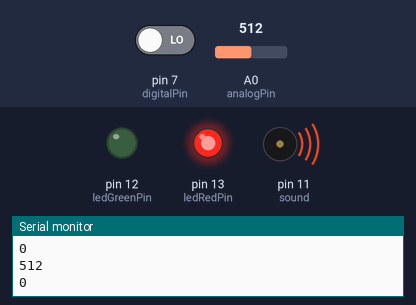
This sketch was run on a simulated Arduino Uno, built with avr-gcc and run on an emulated ATmega328P. Shown: output pins drawn as LEDs (lit = HIGH), buzzer (waves = sounding), the last lines printed to the serial monitor. The test bench sets the inputs (shaded band); at power-on: pin 7 (digitalPin) LOW, A0 (analogPin) = 512.

Above: at 4.0 s.
4.1 s: pin 7 (digitalPin) driven HIGH
At 7.8 s:
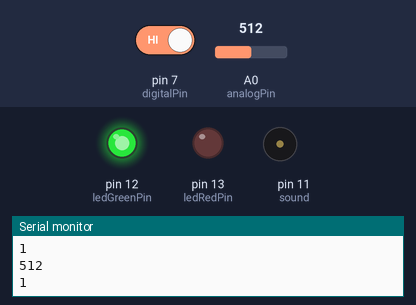
8.2 s: pin 7 (digitalPin) driven LOW
At 9.3 s:
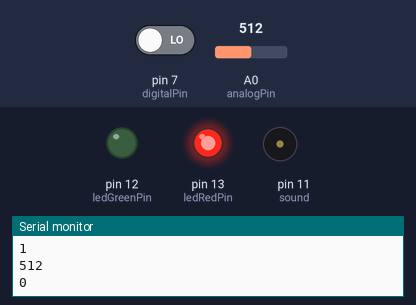
Timing chart, 0 to 18.3 s (numbered marks = the images above; inputs shaded):
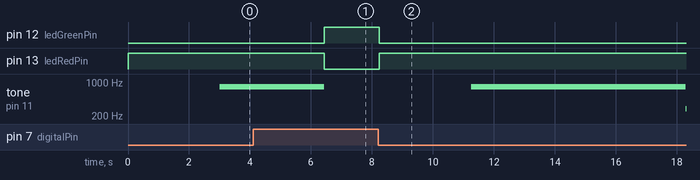

The sketch:

mq-4.ino
```cpp
const int ledRedPin = 13;
const int ledGreenPin = 12;
const int analogPin = A0;
const int digitalPin = 7;
const int sound = 11;
int Astate = 0;
boolean  Dstate = 0;
void setup()
{
  pinMode (digitalPin, INPUT);
  pinMode(ledRedPin, OUTPUT);
  pinMode(ledGreenPin, OUTPUT);
  pinMode(sound, OUTPUT);
  Serial.begin(9600);
}
void loop()
{
  Astate = analogRead(analogPin);
  Serial.println(Astate);
  Dstate = digitalRead(digitalPin);
  Serial.println(Dstate);
  if ( Dstate == HIGH )
  {
    digitalWrite(ledRedPin, LOW);
    digitalWrite(ledGreenPin, HIGH);
    //停止发声
    noTone(sound);
  }
  if ( Dstate == LOW)
  {

    digitalWrite(ledGreenPin, LOW);
    digitalWrite(ledRedPin, HIGH);
    for (int i = 200; i <= 800; i++)
    {
      tone(sound, i);
      delay(5);
    }
  }
  delay(200);
}
```

Measured:
- after the input at 4.1 s, pin 12 (ledGreenPin): LOW → HIGH after 2.3 s; pin 13 (ledRedPin): HIGH → LOW after 2.3 s; tone on pin 11 (sound): 800 Hz → silent after 2.3 s
- after the input at 8.2 s, pin 12 (ledGreenPin): HIGH → LOW at once; pin 13 (ledRedPin): LOW → HIGH at once; tone on pin 11 (sound): silent → 800 Hz after 3.1 s, → 279 Hz 7.0 s later
